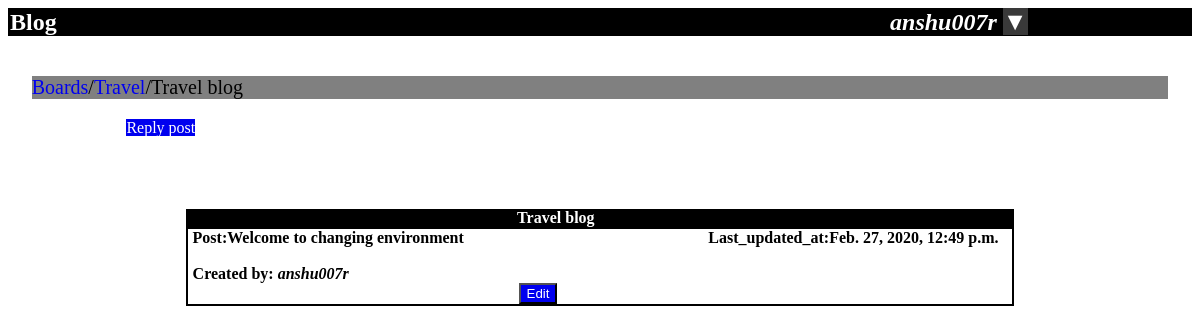
Page /boards/1/topic/1/ (signed in) on the earlier database version.
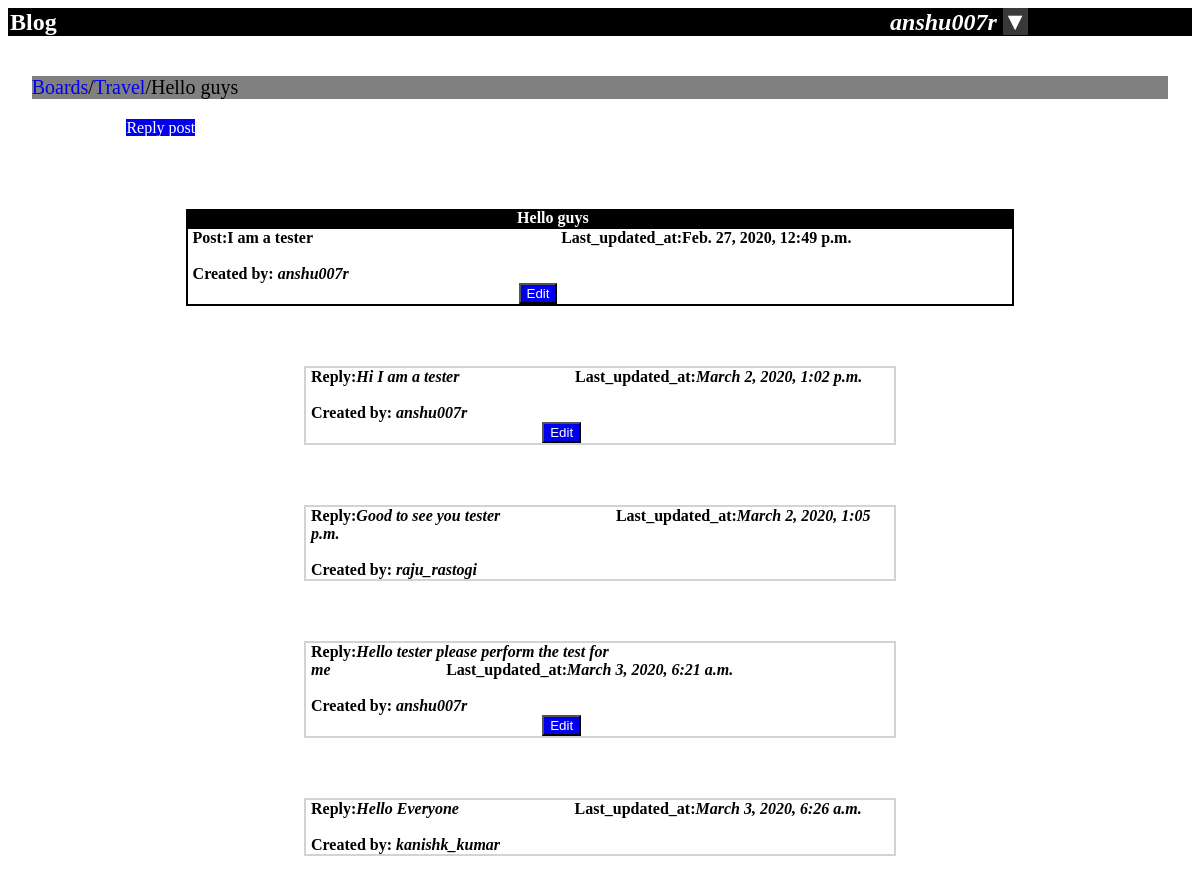
Same page on the later database version.
### boards/models.py (models this page shows, shortened)
class Topic(models.Model):
      subject=models.CharField(max_length=50)
      last_updated=models.DateTimeField(auto_now_add=True)
      boards=models.ForeignKey(Board,on_delete=models.CASCADE,related_name='topic')
      starter=models.ForeignKey(User,on_delete=models.CASCADE,related_name='topic')
      watch=models.IntegerField(default=0)

class Board(models.Model):
      name=models.CharField(max_length=30,unique=True)
      description=models.CharField(max_length=40)

class Post(models.Model):
      message=models.CharField(max_length=255)
      topic=models.ForeignKey(Topic,on_delete=models.CASCADE,related_name='post')
      created_by=models.ForeignKey(User,on_delete=models.CASCADE,null=True,related_name='post')
      updated_at=models.DateTimeField(auto_now_add=True)
      created_at=models.DateTimeField(null=True)
      updated_by=models.ForeignKey(User,null=True,on_delete=models.CASCADE,related_name='+')

### boards/views.py (the view)
# urls.py: url(r'^boards/(?P<pk>\d+)/topic/(?P<topic_pk>\d+)/$',views.topic_post,name='topic_post'),
@login_required
def topic_post(request,pk,topic_pk):
    topic=get_object_or_404(Topic,boards__pk=pk,pk=topic_pk)
    topic.watch+=1
    topic.save()
    return render(request,'topic_post.html',{'topic':topic})

### boards/templates/topic_post.html (shortened to what this page needs)
{% load static %}
<html>
        <head>
                <link rel="stylesheet" href="{%static 'css/home.css' %}">
        </head>
        <body>
		<div class="heading"> <H2>Blog
                 {% if user.is_authenticated %}
                      <em style="padding-left:70%">{{ user.username}}</em>
                      <em class="dropdown">
                        <span class="dropbtn">▼</span>
                      </em>
                 {% else %}
                      <a  style="padding-left:76%;" href="{% url 'signup' %}">SignUp</a><a style="padding-left:50px;" href="{% url 'login' %}">Login</a>
                 {%endif%}
                 </H2>
                 </div>
                <div class="container">
                        <section><a href="{% url 'home' %}">Boards</a>/<a href="{% url 'board_topic' topic.boards.pk%}">{{topic.boards.name}}</a>/{{ topic.subject }}</section>
                </div>
                <div style="padding-left:10%;">
                <a href="{% url 'reply_post' topic.boards.pk topic.pk %}" style="background-color:#0000EF;color:white"> Reply post</a>
                </div>
                <br><br><br><br>
                {% for post in topic.post.all %}
                   {% if forloop.first %}
                     <div class="contain_1">
                     <div class="contain_3">
                       <b style="padding-left:40%">{{post.topic.subject }}</b>
                     </div>
                       <div class="boX_2">
                          <b>Post:</h4>{{post.message}}<span style="padding-left:30%"><b>Last_updated_at:</b>{{post.updated_at}}</span>
                         <br><br>
                         <b>Created by:</b><i> {{post.created_by.username}}</i>
                         <br>
                   {% else %}
                     <div class="contain_2">
                       <div class="boX_1">
                          <b>Reply:</h4><i>{{post.message}}</i><span style="padding-left:20%"><b>Last_updated_at:</b><i>{{post.updated_at}}</i></span>
                         <br><br>
                         <b>Created by:</b><i> {{post.created_by.username}}</i>
                         <br>
                   {% endif %}
                    {%if post.created_by == user %}
                      <div class="flow-button">
                         <button type="submit" style="color:white; background-color:#0000EF"><a href="{% url 'edit_post' post.topic.boards.pk  post.topic.pk post.pk %}" style="color:white">Edit</a></button>
                      </div>
                    {%endif%}
                      </div>
                </div>
               {%endfor%}
	</body>
</html>

### boards/static/css/home.css (style rules this page uses)
.heading { background-color:black; color:white; padding-left:2px; }
a { color:#0000EF; }
.container { padding-top:20px; padding-left:2%; padding-right:2%; padding-bottom:20px; font-size:20px; }
section { background-color:grey; }
.flow-button { padding-left:40%; }
a { text-decoration:none; }
.dropbtn { background-color: #393939; color: white; border: none; font-size:25px }
.dropdown { position: relative; display: inline-block; }
.contain_1 { padding-right:15%; padding-left:15%; padding-bottom:20px; }
.box_2 { padding-right:5px; padding-left:5px; border:2px solid black; background-color:white; }
.contain_2 { padding-right:25%; padding-left:25%; padding-bottom:20px; padding-top:40px; }
.box_1 { padding-right:5px; padding-left:5px; border:2px solid #D3D3D3; background-color:white; }
.contain_3 { background-color:black; color:white; }

Differences in the rows shown:
changed Topic "Travel": subject "Travel blog" → "Hello guys"
changed Post: topic.subject "Travel blog" → "Hello guys"; message "Welcome to changing environment" → "I am a tester"
added Post: message "Hi I am a tester", updated_at "March 2, 2020, 1:02 p.m.", created_by.username "anshu007r", shows "Edit"
added Post: message "Good to see you tester", updated_at "March 2, 2020, 1:05 p.m.", created_by.username "raju_rastogi"
added Post: message "Hello tester please perform the test for me", updated_at "March 3, 2020, 6:21 a.m.", created_by.username "anshu007r", shows "Edit"
added Post: message "Hello Everyone", updated_at "March 3, 2020, 6:26 a.m.", created_by.username "kanishk_kumar"
